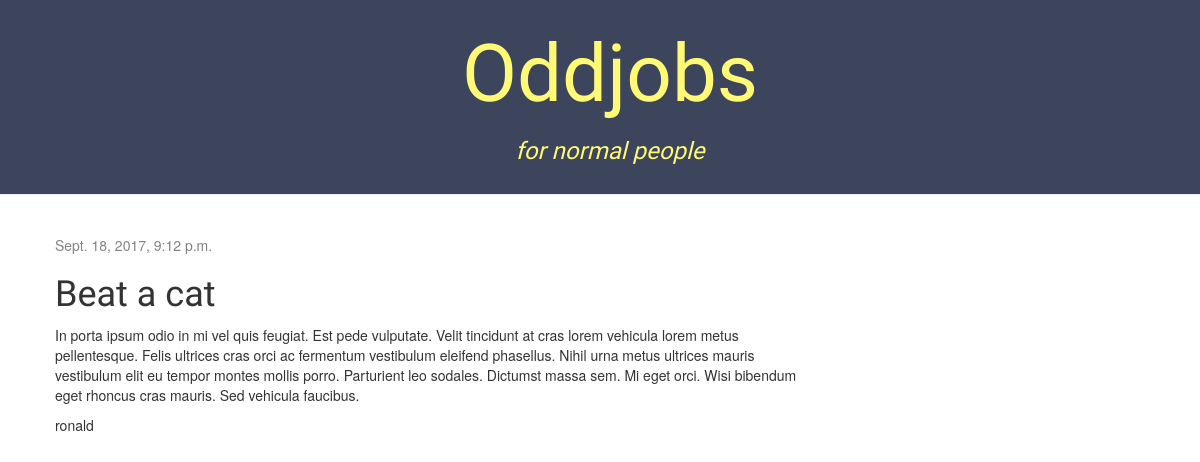
The app's page /listing/1/ with its own data.
### listings/models.py (models this page shows, shortened)
class Listing(models.Model):
	is_assigned = models.BooleanField(default=False)
	listee = models.ForeignKey('auth.User')
	title = models.CharField(max_length=200)
	listing_dscr = models.TextField(max_length=500)
	amount_listed = models.DecimalField(max_digits=6, decimal_places=2)
	created_date = models.DateTimeField(blank=True, null=True)
	assigned_date = models.DateTimeField(blank=True, null=True)
	completed_date = models.DateTimeField(blank=True, null=True)

### listings/views.py (the view)
# urls.py: url(r'^listing/(?P<pk>\d+)/$', views.listing_detail, name='listing_detail'),
def listing_detail(request, pk):
	listing = get_object_or_404(Listing, pk=pk)
	return render(request, 'listings/listing_detail.html', {'listing': listing})

### listings/templates/listings/listing_detail.html (shortened to what this page needs)
{% extends 'listings/base.html' %}
{% block content %}
    <div class="listing">
     		<div class="date">
    			{{ listing.created_date }}
    		</div>
     	<h1>{{ listing.title }}</h1>
    	<p>{{  listing.listing_dscr|linebreaksbr }}</p>
        <div>{{ listing.listee }}</div>
    </div>
{% endblock %}

### listings/static/css/listings.css (style rules this page uses)
h1, h2, h3, h4 { font-family: 'Lobster', cursive; }
.date { color: #828282; }

### records on screen
Listing: created_date "Sept. 18, 2017, 9:12 p.m.", title "Beat a cat", listing_dscr "In porta ipsum odio in mi vel quis feugiat. Est pede vulputate. Velit tincidunt at cras lorem vehicula lorem metus pellentesque. Felis ultrices cras orci ac fermentum vestibulum eleifend phasellus. Nihil urna metus ultrices mauris vestibulum elit eu tempor montes mollis porro. Parturient leo sodales. Dictumst massa sem. Mi eget orci. Wisi bibendum eget rhoncus cras mauris. Sed vehicula faucibus.", listee "ronald"
